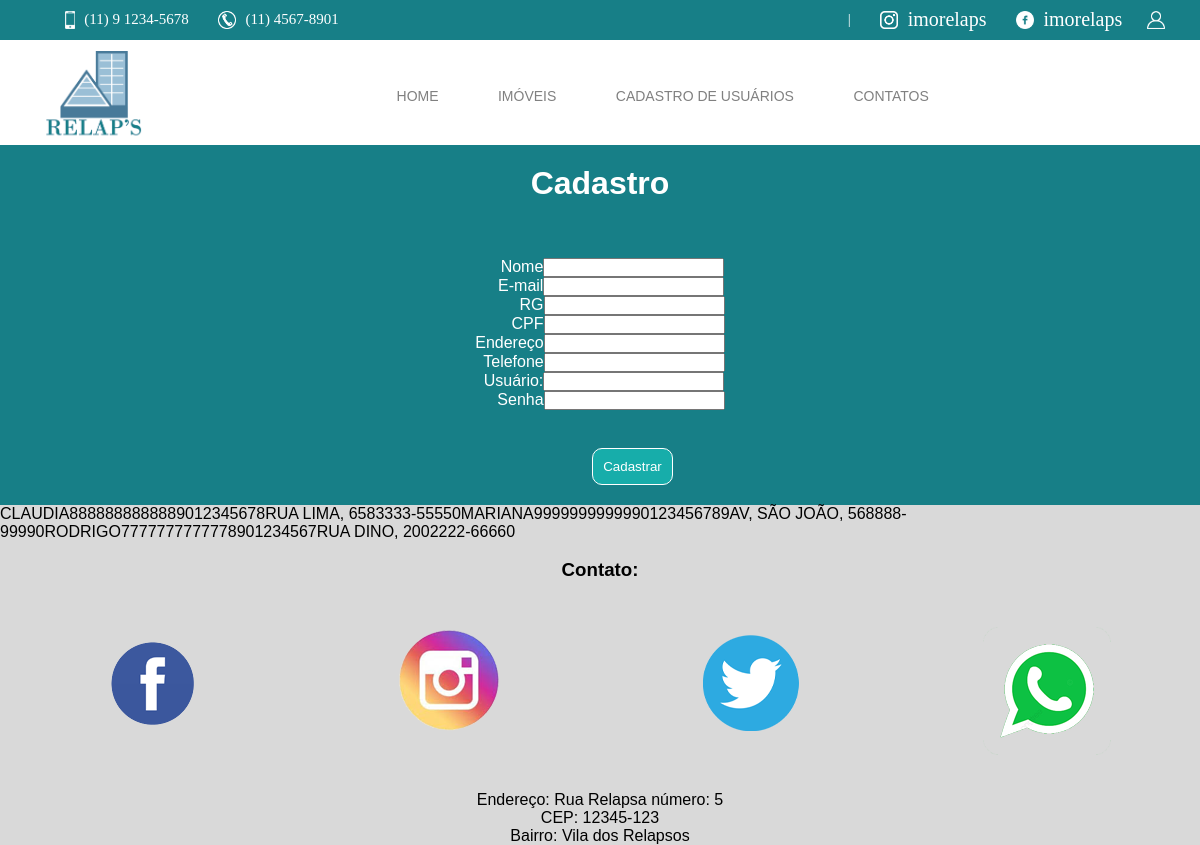
Page /Cliente/cadastro_Clientes.php on the committed database.
### tables this page shows
CREATE TABLE `clientes` (
  `codigo` int(4) NOT NULL,
  `nome` varchar(30) NOT NULL,
  `rg` varchar(11) NOT NULL,
  `cpf` char(11) NOT NULL,
  `endereco` varchar(30) NOT NULL,
  `telefone` varchar(11) NOT NULL,
  `email` varchar(20) NOT NULL,
  `login` varchar(10) NOT NULL,
  `senha` int(4) NOT NULL,
  `token` varchar(32) NOT NULL
);

### Cliente/cadastro_Clientes.php (the view, shortened to what this page needs)
<?php
 include 'conexao.php';
?>
<!DOCTYPE html>
<html lang="pt-br">
<head>
    <link rel = "stylesheet" href="css/style.css" type = "text/css">
</head>
<body>
    <header class = "header-1">
 <div class= "info">
        <ul>
            <li><img src="imagens\celularbranco.png"></li>
            <li><p>(11) 9 1234-5678</p></li>
            <li><img src="imagens\telefonebranco.png"></li>
            <li><p>(11) 4567-8901</p></li>
            <li style = "margin-left: 500px;color:white"><p>|</p></li>
            <li><img src="imagens\instagram.png"></li>
            <li style = "font-size: 20px;"><p>imorelaps</p></li>
            <li><img src="imagens\facebook.png"></li>
            <li style = "font-size: 20px;"><p>imorelaps</p></li>
            <li style = "margin-left: auto;"><a href = "login.php"><img src="imagens\perfil.png"></a></li>
            <li style = "font-size: 20px;font-weight: bold;"><a style = "color:white;text-decoration: none;" href="login.php">Login</a></li>
    </ul>
    </div>
    </header>
    <div class = "header-2">
            <ul>
            <li><img src="imagens\relapsoslogo.png"></li>
            <li style = "margin-left:200px;"><a href = "index.php">HOME</a></li>
            <li><a href = "imoveis.php">IMÓVEIS</a></li>
            <li><a href = "cadastro_Clientes.php">CADASTRO DE USUÁRIOS</a></li>
            <li><a href = "contatos_login.php">CONTATOS</a></li>
            </ul>
        </div>
   <div class = "cadastrarcliente" style = "
background-color:rgb(23, 127, 135);
width: 100%;
height: 100%;
">
    <center>
    <h1 style = "color:white;margin-top: 20px;"> Cadastro</h1><br><br>
    </center>
    <center>
    <form style = "color:white;" action="" name="">
        <p style="margin-left: 25px">Nome<input  type="text" name="nome" value=""></p>
        <p style="margin-left: 22.5px">E-mail<input type="text" name="email" value=""></p>
        <p style="margin-left: 44px;">RG<input type="text" name="nome" value=""> </p>
        <p style="margin-left: 36px;">CPF<input type="text" name="cpf" value=""></p>
        <p style="margin-left: 0px;">Endereço<input type="text" name="endereco" value=""></p>
        <p style="margin-left: 8px;">Telefone<input type="text" name="telefone" value=""></p>
        <p style="margin-left: 8px;">Usuário:<input type="text" name="usuario" value=""></p>
        <p style="margin-left: 22px;">Senha<input type="password" name="senha" value=""></p><br>
        <input style="padding:10px;border:1px solid white;border-radius: 10px;background-color:rgb(23,173,170);color:white;margin:20px;margin-left:85px;" type="submit" value="Cadastrar" onload="function cadastrar()">
    </form>
</center>
</div>
    <?php
    $sql =  "SELECT *
            FROM clientes
            ORDER BY nome";
    $tabela = mysqli_query($conexao, $sql);
    while ($linha = mysqli_fetch_array($tabela))
    {
    echo $linha['nome'];
    echo $linha['rg'];
    echo $linha['cpf'];
    echo $linha['endereco'];
    echo $linha['telefone'];
    echo $linha['senha'];
    }
?>
</body>
<footer>
        <center>
            <br>
            <h3 class="">Contato:</h3><br>
            <a href="https://www.facebook.com/relapso.relapsus.5" target="_blank"><img src="imagens\logo_facebook.png"></a>
            <a href="https://www.instagram.com/liderrelapsos/" target="_blank"><img src="imagens\logo_instagram.png"></a>
            <a href="https://twitter.com/RelapsoR" target="_blank"><img src="imagens\logo_twitter.png"></a>
            <a href=""><img src="imagens\logo_whatsapp.png"></a>
            <br><br>
            <p>Endereço: Rua Relapsa número: 5</p>
            <p>CEP: 12345-123</p>
            <p>Bairro: Vila dos Relapsos</p>
        </center>
    </footer>
</html>

### Cliente/css/style.css (style rules this page uses)
* { margin: 0px; padding: 0px; box-sizing: border-box; }
body { background-color:rgb(217, 217, 217); }
body { height: 100%; display:flex; justify-content: space-around; align-items: center; flex-direction: column; font-family: sans-serif; }
h1 { color: rgb(23,127,135); margin-bottom: 20px; }
a { color:white; text-decoration: none; }
header { background-color: rgb(23, 127, 135); min-height: 30px; max-height: 40px; width: 100%; }
header p { color:white; }
ul { margin:auto; list-style-type: none; display:inline-block; margin-left: 40px; vertical-align: middle }
li { margin:auto; list-style-type: none; display:inline-block; margin-left: 5px; padding-bottom: 6px; padding-top:6px; font-family: "Calibri"; font-size: 15px; vertical-align: middle }
.info img { margin-left:20px; max-height: 18px; margin-top: 5px; }
.header-2 { background-color: white; margin:auto; height: 105px; width: 100%; vertical-align: middle; }
.header-2 ul li { margin-top: 0px; }
.header-2 a { font-size: 14px; color:gray; text-decoration: none; margin:auto; margin-left: 50px; font-family: "Arial"; vertical-align: middle; }
.header-2 img { max-height: 90px; margin-top: 5px; }

### rows in the picture
clientes: nome "CLAUDIA", rg "88888888888", cpf "89012345678", endereco "RUA LIMA, 658", telefone "3333-5555", senha "0"
clientes: nome "MARIANA", rg "99999999999", cpf "90123456789", endereco "AV, SÃO JOÃO, 56", telefone "8888-9999", senha "0"
clientes: nome "RODRIGO", rg "77777777777", cpf "78901234567", endereco "RUA DINO, 200", telefone "2222-6666", senha "0"
